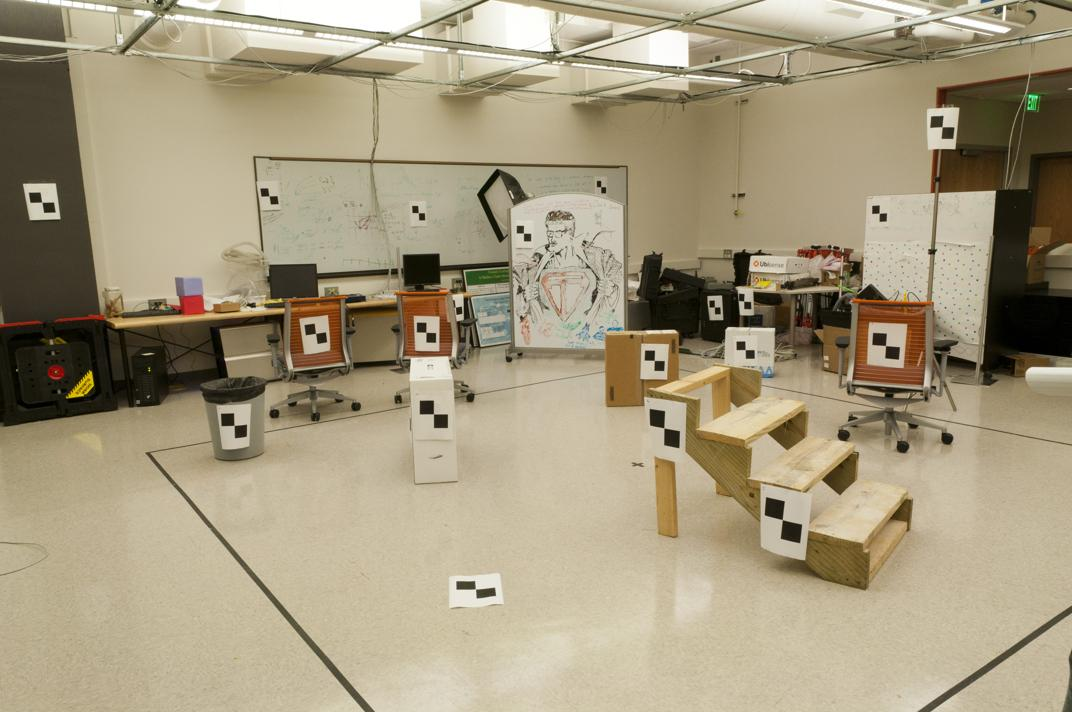
%> input picture ps3_matlab/input/pic_a.jpg, 1072 x 712 px
$ octave ps3.m   (GNU Octave 9; MATLAB toolbox functions it lacks are replaced by stand-ins)
%> lines starting %> are read from the running program, lines starting %| are printed output that depends on the picture
### ps3_matlab/calc_residual.m
function [p_hat,residual] = calc_residual(M, P3d, p2d)
    n_points = size(p2d,1);
    P3d = [P3d(:,:) ones([n_points 1])];
    p_hat = M*P3d';
    p_hat = (p_hat(1:2,:)./p_hat(3,:))';
    se_arr = (p2d - p_hat).^2;
    residual = ((se_arr(:,1) + se_arr(:,2)).^0.5);
end

### ps3_matlab/ps3.m
%% ps3

% first, make sure your current directory is where this script is
% then add to path all functions essential to this project
addpath(genpath('../utilities'));


%%  1a verifying function


clc;

file_2d = fopen('./input/pts2d-norm-pic_a.txt','r');
p2d = fscanf(file_2d ,'%f',[2 inf])';
fclose(file_2d);
file_3d = fopen('./input/pts3d-norm.txt','r');
P3d = fscanf(file_3d,'%f',[3 inf])';
fclose(file_3d);

n_points = size(p2d,1);
A = [P3d ones([n_points 1]) zeros([n_points 4]) -p2d(:,1).*P3d -p2d(:,1) zeros([n_points 4]) P3d ones([n_points 1]) -p2d(:,2).*P3d -p2d(:,2)];
A = reshape(A',[12 2*n_points])';
[U,D,V] = svd(A);
M = reshape(V(:,end),4,3)';
[p_hat_1a,residual_1a] = calc_residual(M,P3d,p2d);

%% 1b  3D and 2D matching

clc;
file_2d = fopen('./input/pts2d-pic_a.txt','r');
p2d = fscanf(file_2d ,'%f',[2 inf])';
fclose(file_2d);
file_3d = fopen('./input/pts3d.txt','r');
P3d = fscanf(file_3d,'%f',[3 inf])';
fclose(file_3d);

residual_list = zeros([100 1]);
M_list = zeros([100 3 4]);
for i=1:100
    n_choice = randperm(20);
    n_choice(1:16);
    p2d_choice = p2d(n_choice(1:16),:);
    P3d_choice = P3d(n_choice(1:16),:);

    n_points = size(p2d_choice,1);
    A = [P3d_choice ones([n_points 1]) zeros([n_points 4]) -p2d_choice(:,1).*P3d_choice -p2d_choice(:,1) zeros([n_points 4]) P3d_choice ones([n_points 1]) -p2d_choice(:,2).*P3d_choice -p2d_choice(:,2)];
    A = reshape(A',[12 2*n_points])';
    [U,D,V] = svd(A);
    M = reshape(V(:,end),4,3)';
    [p_hat_1b,residual_1b] = calc_residual(M,P3d(n_choice(17:end),:),p2d(n_choice(17:end),:));
    residual_list(i) = mean(residual_1b);
    M_list(i,:,:) = M;
end

[val,ind] = min(residual_list);
M_best = reshape(M_list(ind,:,:),3,4)


%% 1c  finding camera centre

world_coor_of_centre = [-inv(M_best(1:3,1:3))*M_best(:,4); 1]


%% 2abd fundamental matrix with normalisation of feature points

clc;
file_a = fopen('./input/pts2d-pic_a.txt','r');
p_a = fscanf(file_a ,'%f',[2 inf])';
fclose(file_a);
file_b = fopen('./input/pts2d-pic_b.txt','r');
p_b = fscanf(file_b,'%f',[2 inf])';
fclose(file_b);

n_points = size(p_a,1);


%% normalisation

c_ax = mean(p_a(:,1));  % mean of x values
c_ay = mean(p_a(:,2));  % mean of x values
c_bx = mean(p_b(:,1));  % mean of x values
c_by = mean(p_b(:,2));  % mean of x values
s = 1/1000;   % scaling factor

T_a = [s 0 0; 0 s 0;0 0 1]*[1 0 -c_ax; 0 1 -c_ay; 0 0 1];
p_a_norm = (T_a * [p_a ones([n_points 1])]')';
T_b = [s 0 0; 0 s 0;0 0 1]*[1 0 -c_bx; 0 1 -c_by; 0 0 1];
p_b_norm = (T_b * [p_b ones([n_points 1])]')';

% B = [ p_a(:,1).*p_b(:,1)  p_a(:,2).*p_b(:,1) p_b(:,1) p_a(:,1).*p_b(:,2) p_a(:,2).*p_b(:,2) p_b(:,2) p_a(:,1) p_a(:,2) ones([n_points 1])];
B = [ p_a_norm(:,1).*p_b_norm(:,1)  p_a_norm(:,2).*p_b_norm(:,1) p_b_norm(:,1) p_a_norm(:,1).*p_b_norm(:,2) p_a_norm(:,2).*p_b_norm(:,2) p_b_norm(:,2) p_a_norm(:,1) p_a_norm(:,2) p_a_norm(:,3)];
[U, D, V] = svd(B);
F = reshape(V(:,end),3,3)';
[U_F, D_F, V_F] = svd(F);
D_F(3,3) = 0 ;
F_hat = (U_F * D_F * V_F');
F_hat_final = T_b' * F_hat * T_a;

%% 2ce overlaying epipolar lines

lines_a = F_hat_final' * [p_b ones([n_points 1])]';
lines_b = F_hat_final * [p_a ones([n_points 1])]';

line_L = [1 0 0]';
line_R = [1 0 -1100]';

img_a = imread('./input/pic_a.jpg');
%> img_a is the input picture: size 712x1072x3 uint8; mean R, G, B 164.7, 153, 126.2
img_b = imread('./input/pic_b.jpg');
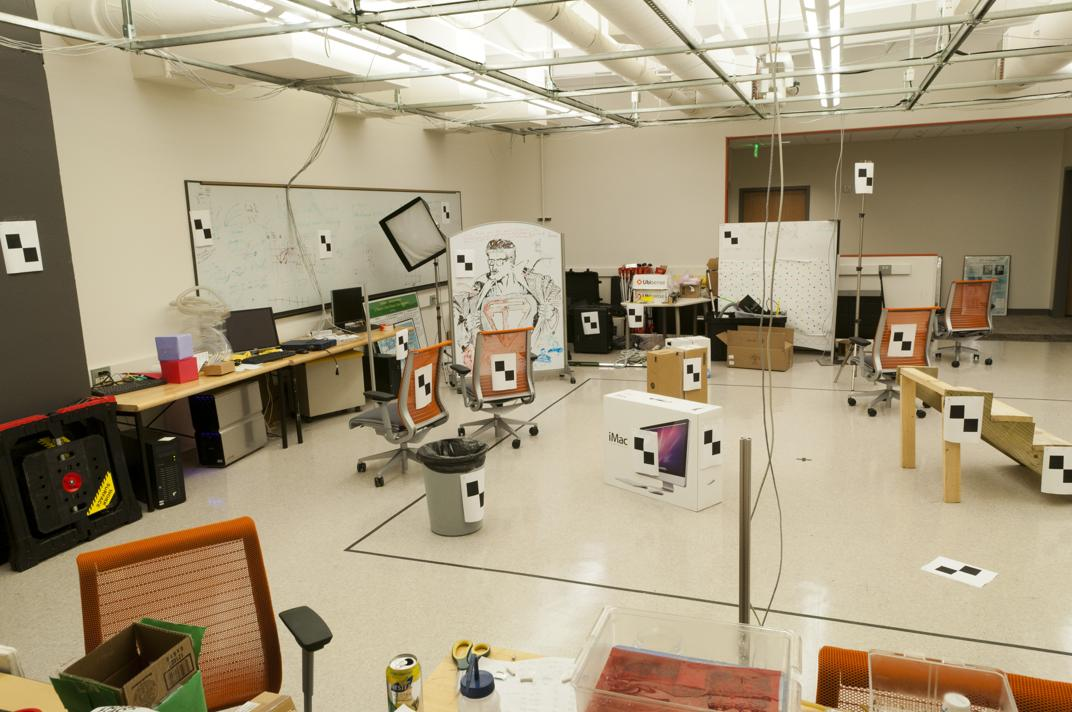
%> input picture ps3_matlab/input/pic_b.jpg, 1072 x 712 px
%> img_b is the input picture: size 712x1072x3 uint8; mean R, G, B 166.6, 152.9, 126

figure(2)
subplot(1,2,1)
imshow(img_b)
for i=1:20
    p1 = cross(line_L,lines_b(:,i));
    p1 = p1(1:2)./p1(3);
    p2 = cross(line_R,lines_b(:,i));
    p2 = p2(1:2)./p2(3);
    line([p1(1) p2(1)],[p1(2) p2(2)], 'linewidth',1,'color','g')
end


subplot(1,2,2)
imshow(img_a)
for i=1:20
    p1 = cross(line_L,lines_a(:,i));
    p1 = p1(1:2)./p1(3);
    p2 = cross(line_R,lines_a(:,i));
    p2 = p2(1:2)./p2(3);
    line([p1(1) p2(1)],[p1(2) p2(2)], 'linewidth',1,'color','g')
end
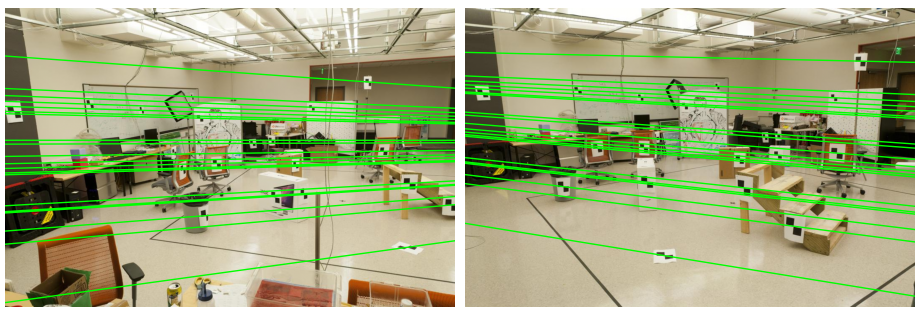
%> figure redrawn from the program's plot data, 2 panels
